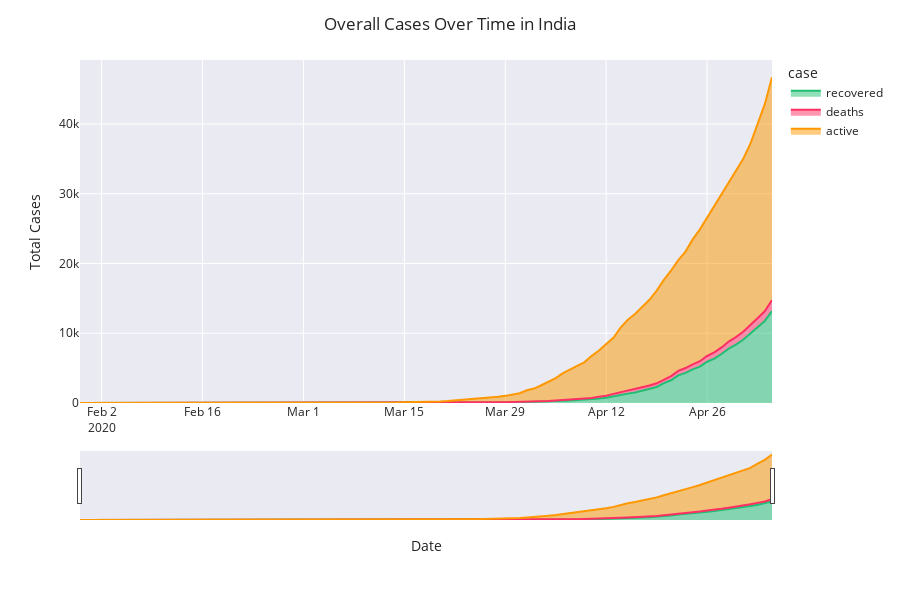

Here is the notebook cell this chart was saved with:
### Code cell
temp = india_df.groupby('date')['recovered', 'deaths', 'active'].sum().reset_index()
temp = temp.melt(id_vars="date", value_vars=['recovered', 'deaths', 'active'],
                 var_name='case', value_name='count')

fig = px.area(temp, x="date", y="count", color='case', height=600,
              color_discrete_sequence = [rec, dth, act])
fig.update_layout(title='Overall Cases Over Time in India',
                  xaxis_title='Date',
                  yaxis_title='Total Cases',
                  xaxis_rangeslider_visible=True)
fig.show()
